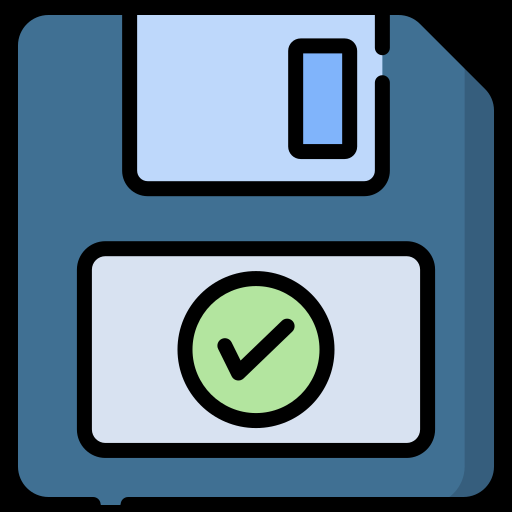
#> input picture save.png, 512 x 512 px; its folder holds only this picture in this run
$ python -i tela.py   (imports and definitions only)
#> lines starting #> are read from the running program, lines starting #| are printed output that depends on the picture
from tkinter import messagebox
from tkinter import ttk
from tkinter.ttk import *
from tkinter import *
from PIL import Image, ImageTk

#importando as funcao da view
from view import *

#tkcalendario
from datetime import date
from datetime import datetime

hoje = datetime.today()

# Definindo cores
co1 = "#ffffff"  # Cor de fundo clara (branco)
co2 = "#333333"  # Cor de texto escuro
co3 = "#4CAF50"  # Cor verde principal
co4 = "#81C784"  # Cor verde mais claro
co5 = "#388E3C"  # Cor de fundo de botão (verde escuro)
co6 = "#F5F5F5"  # Cor de fundo de cabeçalhos
co7 = "#F0F0F0"  # Cor de fundo de texto (cinza claro)
co8 = "#B0B0B0"  # Cor de texto secundário ou bordas suaves

# Criando a janela
# [5 lines not run here, left out]

# Estilo da janela
# [1 line that did not run here, left out]
# [5 lines not run here, left out]

# Divisão das janelas
# [1 line that did not run here, left out]
# [1 line not run here, left out]

# [1 line that did not run here, left out]
# [1 line not run here, left out]

# [1 line that did not run here, left out]
# [1 line not run here, left out]

# Adicionando um título no frame superior
# [1 line that did not run here, left out]
# [4 lines not run here, left out]
# [1 line that did not run here, left out]
# [1 line that did not run here, left out]

# [1 line that did not run here, left out]
# [1 line not run here, left out]

# [1 line that did not run here, left out]
# [1 line not run here, left out]

# [1 line that did not run here, left out]
# [1 line not run here, left out]

# Função para novo usuário
# [454 lines left out: functions novo_usuario, ver_usuarios, novo_livro, excluir_livro, delete_book_on_loan, excluir_usuario and 4 more, not called in this run]

# Função para controlar o menu0


def controle (i):
    #novo usuario
    if i == 'novo_usuario':
        for widget in frameDireito.winfo_children():
            widget.destroy()
            #chamando a nova funcao
        novo_usuario()


#Ver usuarios
    if i == 'ver_usuarios':
        for widget in frameDireito.winfo_children():
            widget.destroy()
            #chamando a nova funcao
        ver_usuarios()

#novo livro
    if i == 'novo_livro':
        for widget in frameDireito.winfo_children():
            widget.destroy()
            #chamando a nova funcao
        novo_livro()

#Ver livros
    if i == 'ver_livro':
        for widget in frameDireito.winfo_children():
            widget.destroy()
            #chamando a funcao ver livro
        ver_livros()

# realizare mprestimo

    if i == 'emprestimo':
        for widget in frameDireito.winfo_children():
            widget.destroy()
            #chamando a funcao ver livro
        realizar_emprestimo()


#ver livro emprestados

    if i == 'ver_livros_emprestados':
        for widget in frameDireito.winfo_children():
                widget.destroy()

            #chamando a funcao ver livro emprestado
        ver_livros_emprestados()


    #retorno do emprestimo
    if i == 'retorno':
        for widget in frameDireito.winfo_children():
            widget.destroy()

            #chamando a nova funcao
        devolver_livro()
    #Excluir livro
    if i == 'excluir':
        for widget in frameDireito.winfo_children():
            widget.destroy()
            #chamando a funcao ver livro
        excluir_livro()
    #Excluir Usuario Cadastrado
    if i == 'excluir_usuario':
        for widget in frameDireito.winfo_children():
            widget.destroy()
            #chamando a funcao ver livro
        excluir_usuario()

# Menu de navegação
# NOVO USUARIusuarioO
# [1 line not run here, left out]
# [1 line that did not run here, left out]
# [1 line that did not run here, left out]
# [1 line that did not run here, left out]
# [4 lines not run here, left out]
# [1 line that did not run here, left out]
# [1 line that did not run here, left out]
# [1 line that did not run here, left out]
# [4 lines not run here, left out]
# [1 line that did not run here, left out]
# [1 line that did not run here, left out]
# [1 line that did not run here, left out]
# [4 lines not run here, left out]
# [1 line that did not run here, left out]
# [1 line that did not run here, left out]
# [1 line that did not run here, left out]
# [5 lines not run here, left out]
# [1 line that did not run here, left out]
# [1 line that did not run here, left out]
# [1 line that did not run here, left out]
# [4 lines not run here, left out]
# [1 line that did not run here, left out]
# [1 line that did not run here, left out]
# [1 line that did not run here, left out]
# [4 lines not run here, left out]
# [1 line that did not run here, left out]
# [1 line that did not run here, left out]
# [1 line that did not run here, left out]
# [4 lines not run here, left out]
# [1 line that did not run here, left out]
# [1 line that did not run here, left out]
# [1 line that did not run here, left out]
# [5 lines not run here, left out]
# [1 line that did not run here, left out]
# [1 line that did not run here, left out]
# [1 line that did not run here, left out]
# [4 lines not run here, left out]

>>> import cv2
>>> picture = cv2.imread('save.png', cv2.IMREAD_GRAYSCALE)
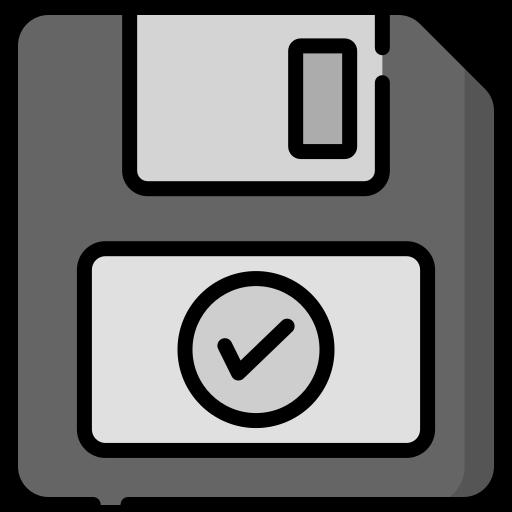
#> picture: shape (512, 512); min 0, max 224, mean 110.1
#> (the run stopped early here; a loop or call above may not have finished)
